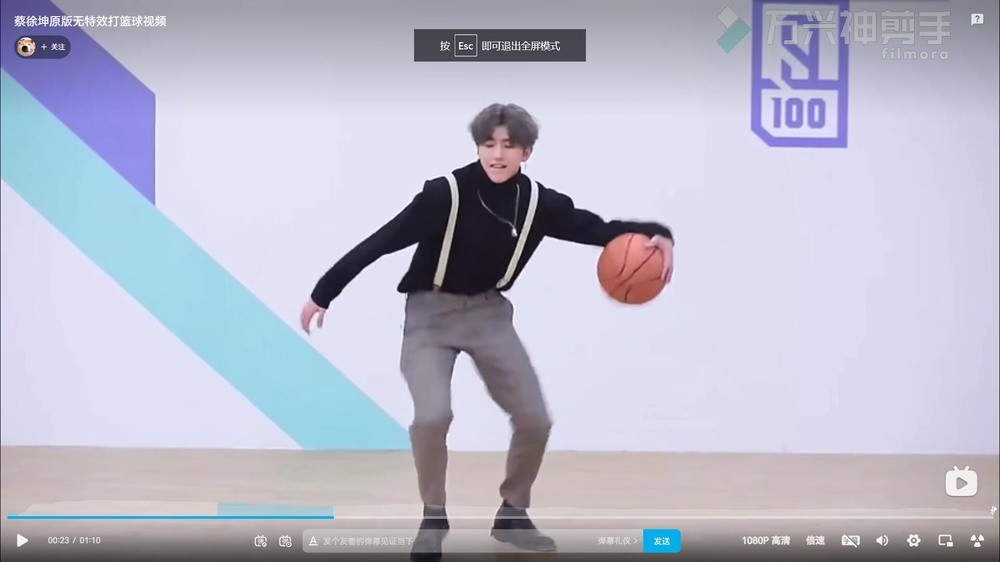
#> input picture cai.jpg, 1000 x 562 px, shrunk from 1920 x 1080 before the run
$ python tesss.py
#> lines starting #> are read from the running program, lines starting #| are printed output that depends on the picture
import cv2

img=cv2.imread("cai.jpg")
#> img is the input picture: shape (562, 1000, 3); mean B, G, R 203.3, 187, 186.4
cv2.imshow('ss', img)

myroi = img[0:100, 0:50]
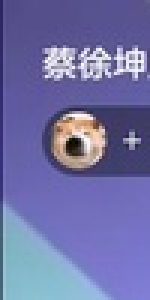
#> myroi: shape (100, 50, 3) (shown 3 times larger); mean B, G, R 166.6, 112.6, 111.7
cv2.imshow('tt', myroi)
cv2.waitKey(0)
